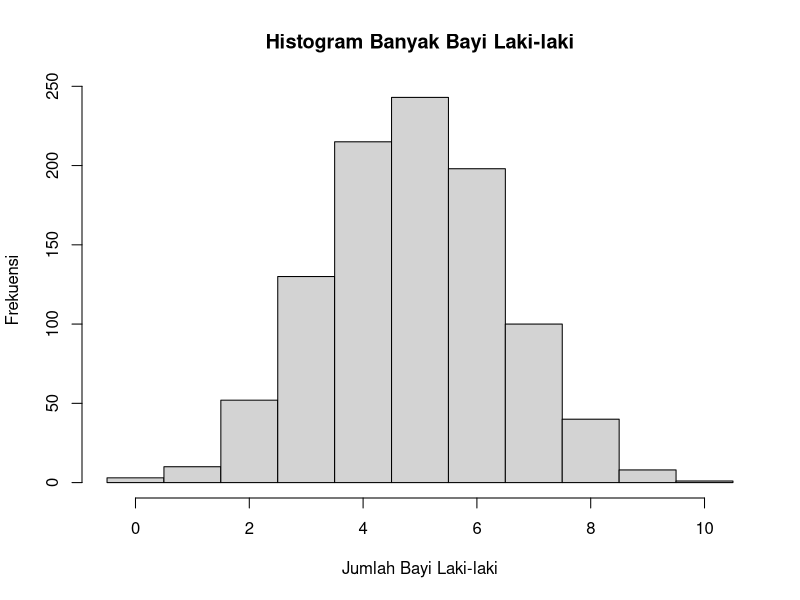

The R script that drew this image:
# a. Pendistribusian banyak bayi laki-laki
# distribusi binomial dengan n=10 dan p=0,488
n <- 10
p <- 0.488
k <- 0:10
dbinom(k, n, p)

# b. Probabilitas tepat 3 bayi laki-laki
prob_tepat_tiga <- dbinom(3, n, p)
prob_tepat_tiga

# c. Probabilitas kurang dari 3 bayi laki-laki
prob_kurang_tiga <- pbinom(2, n, p)
prob_kurang_tiga

# d. Probabilitas tiga atau lebih bayi laki-laki
prob_tiga_atas <- 1 - pbinom(2, n, p)
prob_tiga_atas

# e. Nilai harapan dan simpangan baku banyak bayi laki-laki
mean_laki_laki <- n * p
sd_laki_laki <- sqrt(n * p * (1 - p))
mean_laki_laki
sd_laki_laki

# f. Histogram pendistribusian banyak bayi laki-laki
set.seed(123)
bayi_laki <- rbinom(1000, n, p)
hist(bayi_laki, breaks=seq(-0.5, n+0.5, 1), main="Histogram Banyak Bayi Laki-laki", xlab="Jumlah Bayi Laki-laki", ylab="Frekuensi")

